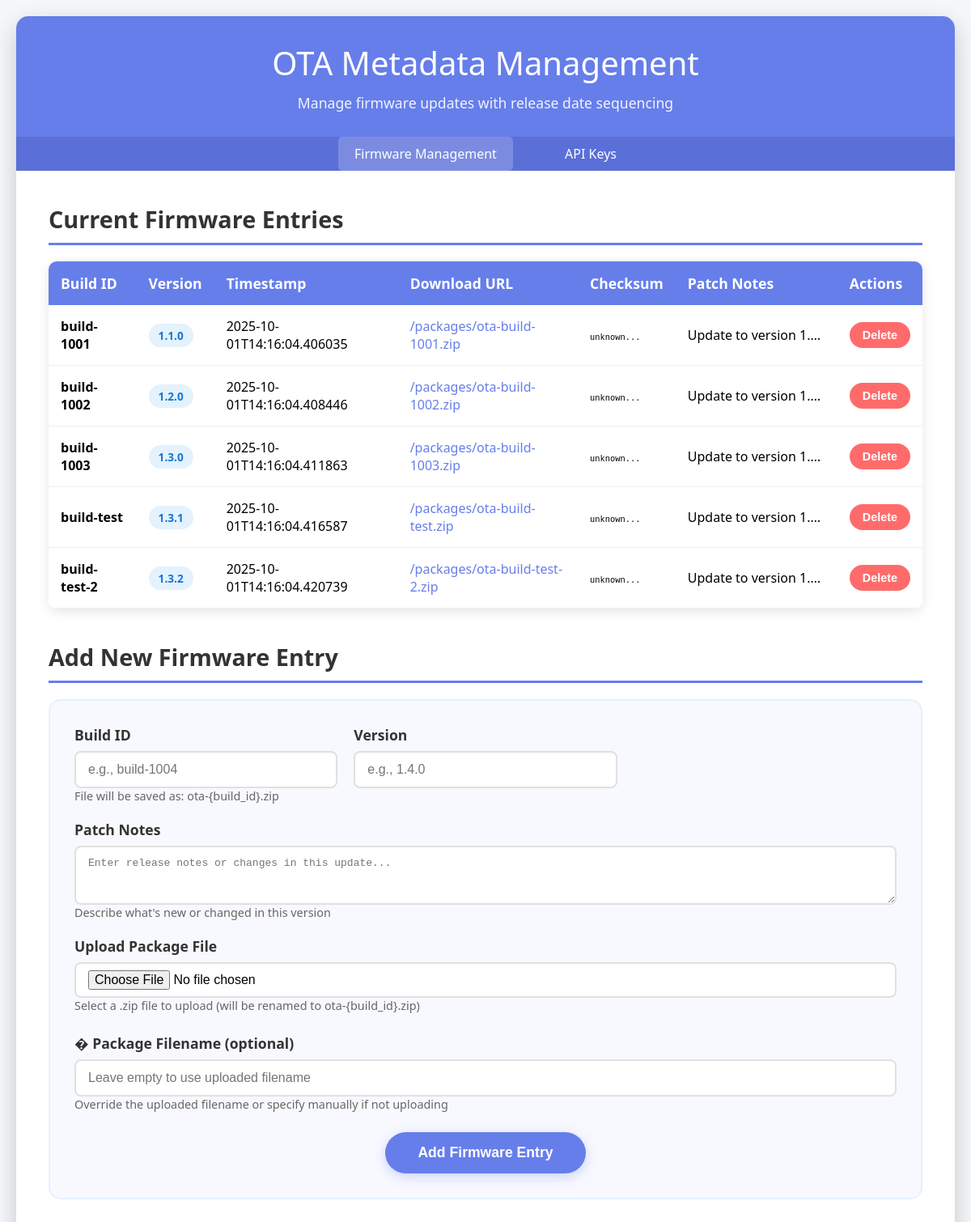
The app's page /admin/metadata, older data.
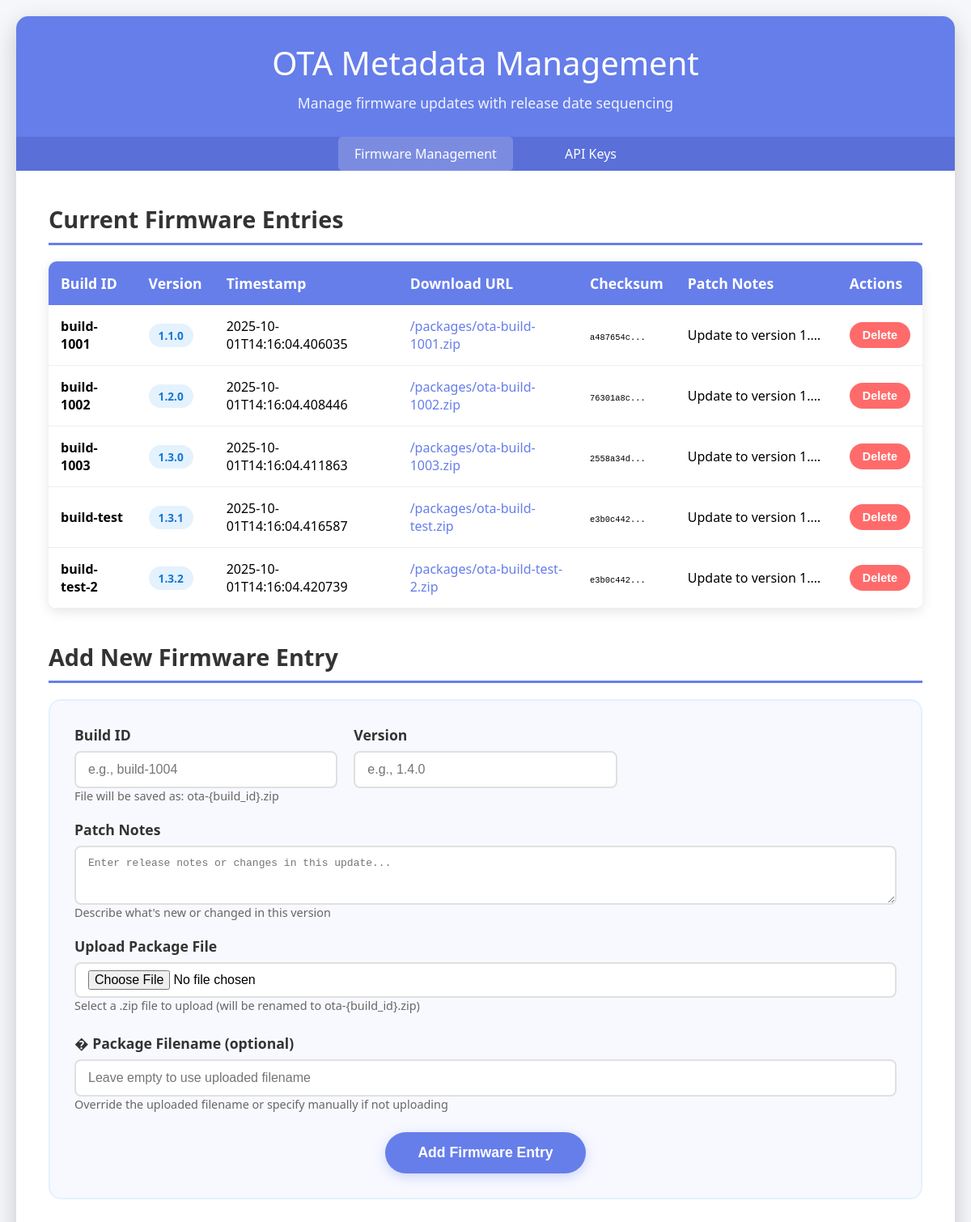
The same page, newer data.
### tables this page shows
CREATE TABLE ota_packages (
                id INTEGER PRIMARY KEY AUTOINCREMENT,
                build_id TEXT NOT NULL UNIQUE,
                timestamp TEXT NOT NULL,
                package_url TEXT NOT NULL,
                checksum TEXT NOT NULL,
                patch_notes TEXT,
                created_at TIMESTAMP DEFAULT CURRENT_TIMESTAMP,
                FOREIGN KEY (build_id) REFERENCES builds (build_id) ON DELETE CASCADE
            );

CREATE TABLE builds (
                build_id TEXT PRIMARY KEY,
                version TEXT NOT NULL,
                created_at TIMESTAMP DEFAULT CURRENT_TIMESTAMP,
                updated_at TIMESTAMP DEFAULT CURRENT_TIMESTAMP
            );

### main.py (the view)
@app.get("/admin/metadata", response_class=HTMLResponse)
def admin_metadata(request: Request, message: str = None):
    builds_data = get_all_builds_from_db()
    enhanced_metadata = {}
    for build_id, entry in builds_data.items():
        enhanced_entry = entry.copy() if entry else {}
        enhanced_entry['creation_time'] = enhanced_entry.get('timestamp', get_file_creation_time(build_id))
        enhanced_entry['filename'] = f"ota-{build_id}.zip"
        enhanced_metadata[build_id] = enhanced_entry
    return templates.TemplateResponse(
        "metadata.html", {"request": request, "metadata": enhanced_metadata, "message": message}
    )

### templates/metadata.html (shortened to what this page needs)
<!DOCTYPE html>
<html lang="en">
<head>
</head>
<body>
    <div class="container" data-existing-builds="{{ metadata.keys() | list | join(',') }}">
        <div class="header">
            <h1>OTA Metadata Management</h1>
            <p>Manage firmware updates with release date sequencing</p>
        </div>
        <div style="background: #5a6fd8; padding: 10px 0; text-align: center;">
            <a href="/admin/metadata" style="color: white; text-decoration: none; margin: 0 20px; padding: 10px 20px; border-radius: 5px; background-color: rgba(255, 255, 255, 0.2);">Firmware Management</a>
            <a href="/admin/api-keys" style="color: white; text-decoration: none; margin: 0 20px; padding: 10px 20px; border-radius: 5px; transition: background-color 0.3s;" onmouseover="this.style.backgroundColor='rgba(255,255,255,0.2)'" onmouseout="this.style.backgroundColor='transparent'">API Keys</a>
        </div>
        <div class="content">
            <div class="section">
                <h2>Current Firmware Entries</h2>
                {% if metadata %}
                <div class="table-container">
                    <table>
                        <thead>
                            <tr>
                                <th>Build ID</th>
                                <th>Version</th>
                                <th>Timestamp</th>
                                <th>Download URL</th>
                                <th>Checksum</th>
                                <th>Patch Notes</th>
                                <th>Actions</th>
                            </tr>
                        </thead>
                        <tbody>
                            {% for build_id, entry in metadata.items() %}
                            <tr>
                                <td><strong>{{ build_id }}</strong></td>
                                <td><span class="badge">{{ entry.version }}</span></td>
                                <td>{{ entry.timestamp or entry.creation_time }}</td>
                                <td>
                                    <a href="{{ entry.package_url or '/packages/ota-' + build_id + '.zip' }}" style="color: #667eea; text-decoration: none;" title="Download package">
                                        {{ entry.package_url or '/packages/ota-' + build_id + '.zip' }}
                                    </a>
                                </td>
                                <td><code style="font-size: 0.8em;">{{ entry.checksum[:8] if entry.checksum else 'N/A' }}...</code></td>
                                <td style="max-width: 200px; overflow: hidden; text-overflow: ellipsis; white-space: nowrap;" title="{{ entry.patch_notes or 'No notes' }}">
                                    {{ entry.patch_notes or 'No notes' }}
                                </td>
                                <td>
                                    <form method="post" action="/admin/metadata/delete" style="display: inline;">
                                        <button type="submit" class="delete-btn" onclick="return confirm('Are you sure you want to delete this entry?')">
                                            Delete
                                        </button>
                                    </form>
                                </td>
                            </tr>
                            {% endfor %}
                        </tbody>
                    </table>
                </div>
                {% else %}
                <div class="empty-state">
                    <div style="font-size: 4em; margin-bottom: 20px;">📱</div>
                    <h3>No firmware entries yet</h3>
                    <p>Add your first firmware entry below to get started.</p>
                </div>
                {% endif %}
            </div>
            <div class="section">
                <h2>Add New Firmware Entry</h2>
                <div class="form-container">
                    <form method="post" action="/admin/metadata/add" enctype="multipart/form-data">
                        <div class="form-grid">
                            <div class="form-group">
                                <label for="build_id">Build ID</label>
                                <input type="text" id="build_id" name="build_id" placeholder="e.g., build-1004" required>
                                <small style="color: #666; font-size: 0.9em;">File will be saved as: ota-{build_id}.zip</small>
                            </div>
                            <div class="form-group">
                                <label for="version">Version</label>
                                <input type="text" id="version" name="version" placeholder="e.g., 1.4.0" required>
                            </div>
                            <div class="form-group" style="grid-column: 1 / -1;">
                                <label for="patch_notes">Patch Notes</label>
                                <textarea id="patch_notes" name="patch_notes" rows="3" placeholder="Enter release notes or changes in this update..."></textarea>
                                <small style="color: #666; font-size: 0.9em;">Describe what's new or changed in this version</small>
                            </div>
                            <div class="form-group" style="grid-column: 1 / -1;">
                                <label for="upload_file">Upload Package File</label>
                                <input type="file" id="upload_file" name="upload_file" accept=".zip" onchange="handleFileUpload()">
                                <small style="color: #666; font-size: 0.9em;">Select a .zip file to upload (will be renamed to ota-{build_id}.zip)</small>
                            </div>
                        </div>
                        <div class="form-grid" style="margin-top: 20px;">
                            <div class="form-group" style="grid-column: 1 / -1;">
                                <label for="filename">� Package Filename (optional)</label>
                                <input type="text" id="filename" name="filename" placeholder="Leave empty to use uploaded filename">
                                <small style="color: #666; font-size: 0.9em;">Override the uploaded filename or specify manually if not uploading</small>
                            </div>
                        </div>
                        <div style="text-align: center; margin-top: 20px;">
                            <button type="submit" class="add-btn">Add Firmware Entry</button>
                        </div>
                    </form>
                </div>
            </div>
        </div>
    </div>
</body>
</html>

### templates/metadata.html (style rules this page uses)
* { margin: 0; padding: 0; box-sizing: border-box; }
body { font-family: 'Segoe UI', Tahoma, Geneva, Verdana, sans-serif; background: #f5f7fa; min-height: 100vh; padding: 20px; }
.container { max-width: 1200px; margin: 0 auto; background: white; border-radius: 15px; box-shadow: 0 10px 30px rgba(0, 0, 0, 0.2); overflow: hidden; }
.header { background: #667eea; color: white; padding: 30px; text-align: center; }
.header h1 { font-size: 2.5em; margin-bottom: 10px; font-weight: 300; }
.header p { font-size: 1.1em; opacity: 0.9; }
.content { padding: 40px; }
.section { margin-bottom: 40px; }
.section h2 { color: #333; margin-bottom: 20px; font-size: 1.8em; border-bottom: 3px solid #667eea; padding-bottom: 10px; }
.table-container { overflow-x: auto; border-radius: 10px; box-shadow: 0 4px 15px rgba(0, 0, 0, 0.1); }
table { width: 100%; border-collapse: collapse; background: white; }
th { background: #667eea; color: white; padding: 15px; text-align: left; font-weight: 600; font-size: 1.1em; }
td { padding: 15px; border-bottom: 1px solid #eee; vertical-align: middle; }
.badge { display: inline-block; padding: 5px 12px; border-radius: 20px; font-size: 0.85em; font-weight: 600; background: #e3f2fd; color: #1976d2; }
.delete-btn { background: #ff6b6b; color: white; border: none; padding: 8px 16px; border-radius: 25px; cursor: pointer; font-size: 0.9em; font-weight: 600; transition: all 0.3s ease; }
.form-container { background: #f8f9ff; border-radius: 15px; padding: 30px; border: 2px solid #e3f2fd; }
.form-grid { display: grid; grid-template-columns: repeat(auto-fit, minmax(250px, 1fr)); gap: 20px; margin-bottom: 25px; }
.form-group { display: flex; flex-direction: column; }
.form-group label { font-weight: 600; margin-bottom: 8px; color: #333; font-size: 1.1em; }
.form-group input[type="text"], .form-group input[type="date"], .form-group input[type="file"], .form-group textarea { padding: 12px 15px; border: 2px solid #e0e0e0; border-radius: 8px; font-size: 1em; transition: all 0.3s ease; background: white; }
.form-group input[type="file"] { padding: 8px 15px; cursor: pointer; }
.add-btn { background: #667eea; color: white; border: none; padding: 15px 40px; border-radius: 30px; cursor: pointer; font-size: 1.1em; font-weight: 600; transition: all 0.3s ease; box-shadow: 0 4px 15px rgba(102, 126, 234, 0.3); }

Row changes from the older to the newer data that the page shows:
changed ota_packages "/packages/ota-build-1001.zip": checksum "unknown" → "a487654c"
changed ota_packages "/packages/ota-build-1002.zip": checksum "unknown" → "76301a8c"
changed ota_packages "/packages/ota-build-1003.zip": checksum "unknown" → "2558a34d"
changed ota_packages "/packages/ota-build-test.zip": checksum "unknown" → "e3b0c442"
changed ota_packages "/packages/ota-build-test-2.zip": checksum "unknown" → "e3b0c442"
